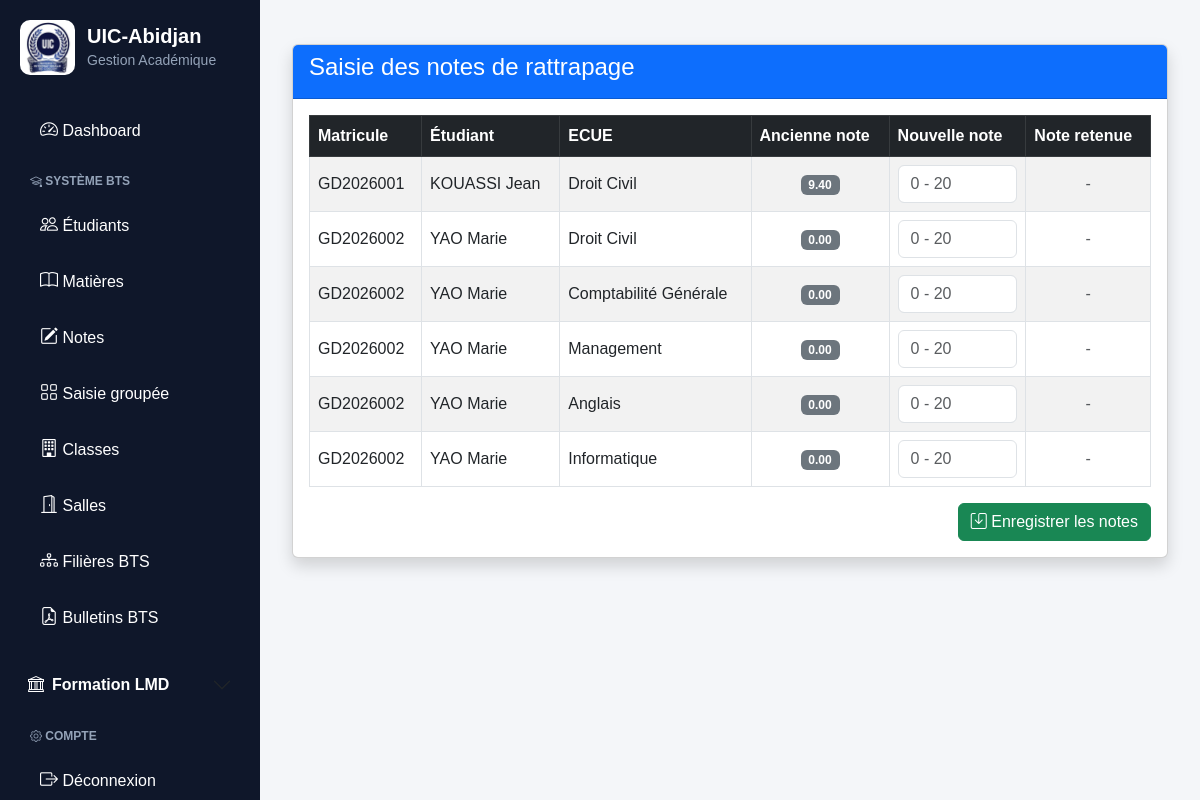
Page /lmd/rattrapage/saisie/ (signed in) on the earlier database version.
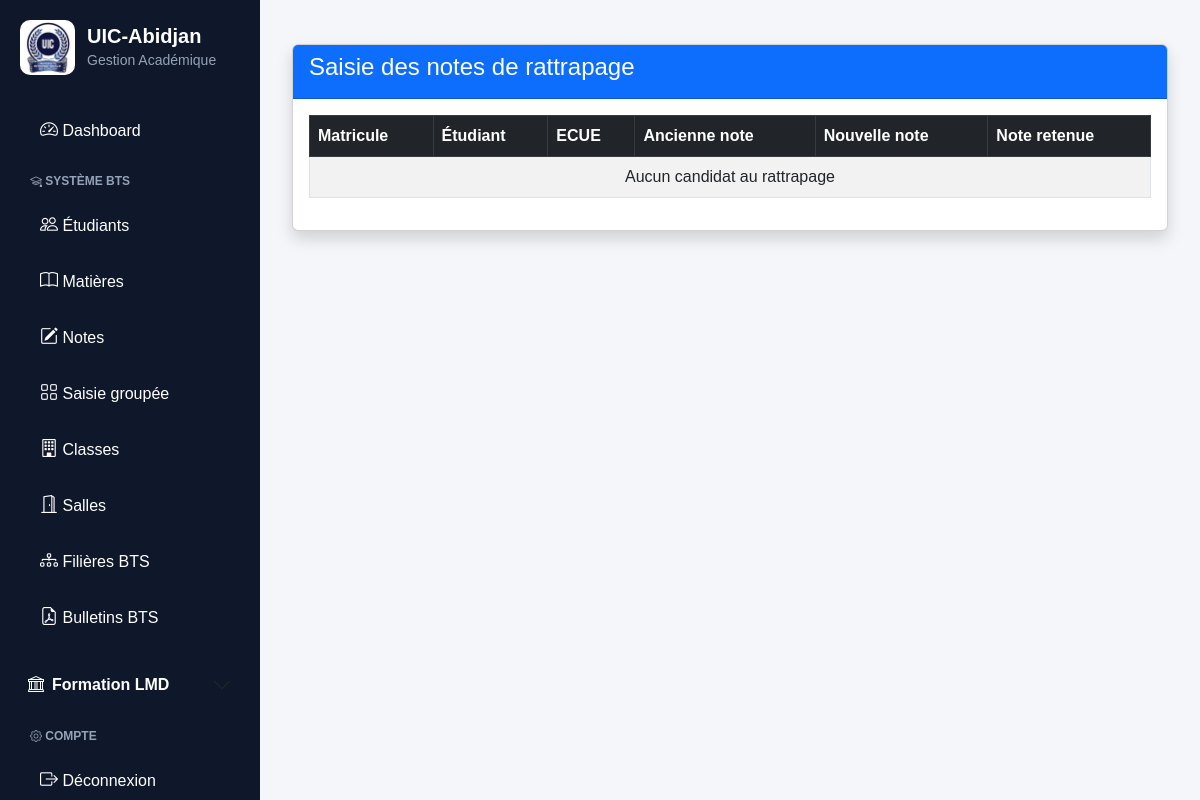
Same page on the later database version.
### lmd/models.py (models this page shows, shortened)
class CandidatRattrapage(models.Model):
    STATUT_CHOICES = [
        ("EN_ATTENTE", "En attente"),
        ("VALIDE", "Validé"),
        ("ECHEC", "Échec"),
    ]
    etudiant = models.ForeignKey(
        "EtudiantLMD",
        on_delete=models.CASCADE,
        related_name="candidats_rattrapage"
    )
    ecue = models.ForeignKey(
        "ECUE",
        on_delete=models.CASCADE,
        related_name="candidats_rattrapage"
    )
    session = models.ForeignKey(
        "SessionAcademique",
        on_delete=models.CASCADE,
        related_name="candidats"
    )
    ancienne_note = models.FloatField(
        default=0
    )
    nouvelle_note = models.FloatField(
        null=True,
        blank=True
    )
    statut = models.CharField(
        max_length=20,
        choices=STATUT_CHOICES,
        default="EN_ATTENTE"
    )
    annee_academique = models.CharField(
        max_length=20
    )
    date_creation = models.DateTimeField(
        auto_now_add=True
    )
    class Meta:
        unique_together = (
            "etudiant",
            "ecue",
            "session",
            "annee_academique"
        )

class EtudiantLMD(models.Model):
    user = models.OneToOneField(
        User,
        on_delete=models.CASCADE,
        null=True,
        blank=True,
        related_name="etudiant_lmd"
    )
    matricule = models.CharField(
        max_length=50,
        unique=True,
        db_index=True
    )
    nom = models.CharField(
        max_length=100,
        db_index=True
    )
    prenoms = models.CharField(
        max_length=150
    )
    sexe = models.CharField(
        max_length=1,
        choices=(
            ('M', 'Masculin'),
            ('F', 'Féminin'),
        )
    )
    STATUTS = [
        ("AF", "Affecté"),
        ("NF", "Non Affecté"),
    ]
    statut = models.CharField(
        max_length=2,
        choices=STATUTS,
        default="NF"
    )
    date_naissance = models.DateField(
        null=True,
        blank=True
    )
    lieu_naissance = models.CharField(
        max_length=100,
        blank=True,
        null=True
    )
    telephone = models.CharField(
        max_length=30,
        blank=True
    )
    email = models.EmailField(
        blank=True
    )
    NIVEAUX = [
        ("L1", "Licence 1"),
        ("L2", "Licence 2"),
        ("L3", "Licence 3"),
        ("M1", "Master 1"),
        ("M2", "Master 2"),
        ("DOC", "Doctorat"),
    ]
    niveau = models.CharField(
        max_length=10,
        choices=NIVEAUX,
        db_index=True
    )
    filiere = models.ForeignKey(
        "FiliereLMD",
        on_delete=models.CASCADE,
        related_name="etudiants"
    )
    annee_academique = models.CharField(
        max_length=20,
        db_index=True
    )
    date_inscription = models.DateTimeField(
        auto_now_add=True
    )
    actif = models.BooleanField(
        default=True
    )
    class Meta:
        ordering = [
            "nom",
            "prenoms"
        ]
        constraints = [
            models.UniqueConstraint(
                fields=[
                    "matricule",
                    "annee_academique"
                ],
                name="unique_etudiant_annee"
            )
        ]

class ECUE(models.Model):
    ue = models.ForeignKey(
        UE,
        on_delete=models.CASCADE,
        related_name="ecues"
    )
    code = models.CharField(max_length=20)
    libelle = models.CharField(max_length=200)
    coefficient = models.IntegerField(default=1)
    credit = models.IntegerField(default=1)
    semestre = models.CharField(
        max_length=5,
        choices=[
            ("S1", "Semestre 1"),
            ("S2", "Semestre 2"),
        ],
        default="S1"
    )

### lmd/views.py (the view, shortened to what this page needs)
# urls.py: path("rattrapage/saisie/",views.saisie_rattrapage,name="saisie_rattrapage"),
@login_required
def saisie_rattrapage(request):
    session = SessionAcademique.objects.filter(
        type_session="RATTRAPAGE",
        active=True
    ).first()
    candidats = CandidatRattrapage.objects.filter(
        session=session,
        statut="EN_ATTENTE"
    ).select_related(
        "etudiant",
        "ecue"
    )
    return render(
        request,
        "lmd/rattrapage/saisie.html",
        {
            "candidats": candidats
        }
    )

### lmd/templates/lmd/rattrapage/saisie.html (shortened to what this page needs)
{% extends "base.html" %}
{% block content %}
<div class="container mt-4">
    <div class="card shadow">
        <div class="card-header bg-primary text-white">
            <h4>
                Saisie des notes de rattrapage
            </h4>
        </div>
        <div class="card-body">
            <form method="POST">
                <table class="table table-bordered table-striped align-middle">
                    <thead class="table-dark">
                        <tr>
                            <th>Matricule</th>
                            <th>Étudiant</th>
                            <th>ECUE</th>
                            <th>Ancienne note</th>
                            <th>Nouvelle note</th>
                            <th>Note retenue</th>
                        </tr>
                    </thead>
                    <tbody>
                    {% for candidat in candidats %}
                        <tr>
                            <td>
                                {{ candidat.etudiant.matricule }}
                            </td>
                            <td>
                                {{ candidat.etudiant.nom }}
                                {{ candidat.etudiant.prenoms }}
                            </td>
                            <td>
                                {{ candidat.ecue.libelle }}
                            </td>
                            <td class="text-center">
                                <span class="badge bg-secondary">
                                    {{ candidat.ancienne_note|floatformat:2 }}
                                </span>
                            </td>
                            <td>
                                <input
                                    type="number"
                                    step="0.01"
                                    min="0"
                                    max="20"
                                    class="form-control"
                                    name="note_{{ candidat.id }}"
                                    value="{% if candidat.nouvelle_note != None %}{{ candidat.nouvelle_note }}{% endif %}"
                                    placeholder="0 - 20"
                                    required
                                >
                            </td>
                            <td class="text-center">
                                {% if candidat.nouvelle_note != None %}
                                    <span class="badge bg-success">
                                        {{ candidat.nouvelle_note|floatformat:2 }}
                                    </span>
                                {% else %}
                                    <span class="text-muted">
                                        -
                                    </span>
                                {% endif %}
                            </td>
                        </tr>
                    {% empty %}
                        <tr>
                            <td colspan="6" class="text-center">
                                Aucun candidat au rattrapage
                            </td>
                        </tr>
                    {% endfor %}
                    </tbody>
                </table>
                {% if candidats %}
                    <div class="text-end">
                        <button
                            type="submit"
                            class="btn btn-success"
                        >
                            <i class="bi bi-save"></i>
                            Enregistrer les notes
                        </button>
                    </div>
                {% endif %}
            </form>
        </div>
    </div>
</div>
{% endblock %}

Differences in the rows shown:
no longer on this page (row edited): CandidatRattrapage: etudiant.matricule "GD2026001", etudiant.nom "KOUASSI", etudiant.prenoms "Jean", ecue.libelle "Droit Civil", ancienne_note "9.40"
no longer on this page (row edited): CandidatRattrapage: etudiant.matricule "GD2026002", etudiant.nom "YAO", etudiant.prenoms "Marie", ecue.libelle "Droit Civil", ancienne_note "0.00"
no longer on this page (row edited): CandidatRattrapage: etudiant.matricule "GD2026002", etudiant.nom "YAO", etudiant.prenoms "Marie", ecue.libelle "Comptabilité Générale", ancienne_note "0.00"
no longer on this page (row edited): CandidatRattrapage: etudiant.matricule "GD2026002", etudiant.nom "YAO", etudiant.prenoms "Marie", ecue.libelle "Management", ancienne_note "0.00"
no longer on this page (row edited): CandidatRattrapage: etudiant.matricule "GD2026002", etudiant.nom "YAO", etudiant.prenoms "Marie", ecue.libelle "Anglais", ancienne_note "0.00"
no longer on this page (row edited): CandidatRattrapage: etudiant.matricule "GD2026002", etudiant.nom "YAO", etudiant.prenoms "Marie", ecue.libelle "Informatique", ancienne_note "0.00"
Other differences:
text no longer shown: "Enregistrer les notes"
text now shown: "Aucun candidat au rattrapage"
